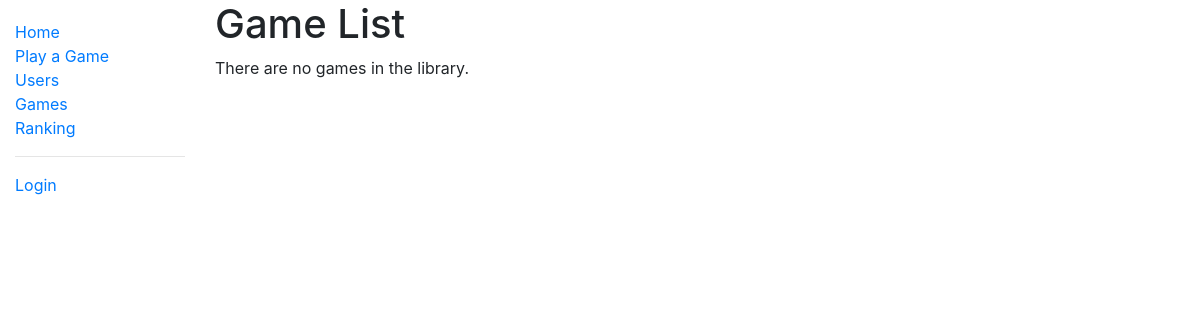
Before: /two_zero_four_eight/games/ with the older database file.
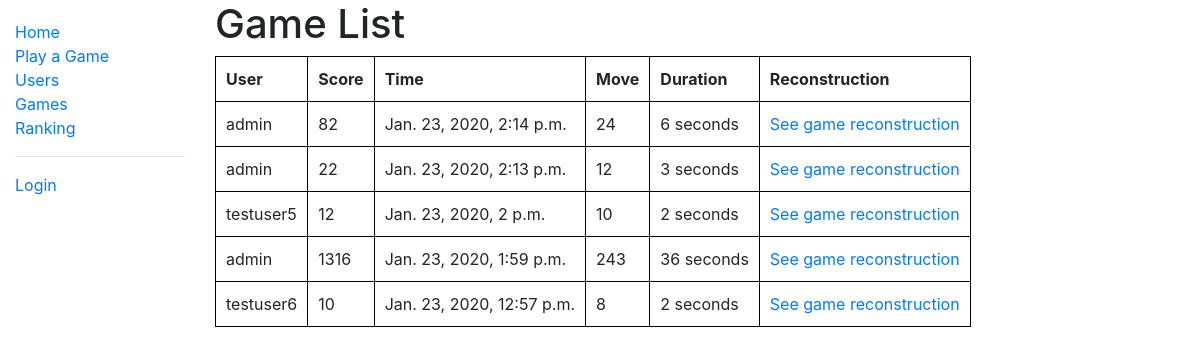
After: the same page with the newer database file.
### two_zero_four_eight/models.py (models this page shows, shortened)
class Game(models.Model):
    player = models.ForeignKey(User, on_delete=models.SET_NULL, null=True, blank=True)
    score = models.PositiveIntegerField(verbose_name='Score', default=1)
    started_at = models.DateTimeField(default=timezone.now)
    duration_second = models.PositiveIntegerField(verbose_name='Duration in Second')
    time_2048_second = models.PositiveIntegerField(verbose_name='Time taken to achieve 2048', null=True, blank=True)
    move = models.PositiveIntegerField(verbose_name='Number of Moves', default=0)
    useless_move = models.IntegerField(verbose_name='Number of useless moves', default=0)
    game_reconstruction = models.TextField(verbose_name='Game Reconstruction', null=True, default=None)
    class Meta:
        ordering = ['-started_at']
    def get_absolute_url(self):
        return reverse('game-detail', args=[str(self.id)])

class User(AbstractUser):
    game_played = models.IntegerField(verbose_name='Number of Games Played', default=0)
    highest_score = models.PositiveIntegerField(verbose_name='Highest Score', null=True, blank=True)
    fastest_solve = models.PositiveIntegerField(verbose_name='Fastest Solve', null=True, blank=True)
    experience = models.IntegerField(verbose_name='Experience', default=0)
    money_deposited = models.IntegerField(verbose_name='Money Deposited', default=0)
    num_follower = models.IntegerField(verbose_name='Followers', default=0)
    num_following = models.IntegerField(verbose_name='Followings', default=0)
    class Meta:
        ordering = ['date_joined']

### two_zero_four_eight/views.py (the view)
# urls.py: path('games/', views.GameListView.as_view(), name='games'),
class GameListView(generic.ListView):
    model = Game
    paginate_by = 5

### two_zero_four_eight/templates/two_zero_four_eight/game_list.html
{% extends "base_generic.html" %}
{% block content %}
  <h1>Game List</h1>
  {% if game_list %}
    <table>
      <tr>
        <th>User</th>
        <th>Score</th>
        <th>Time</th>
        <th>Move</th>
        <th>Duration</th>
        <th>Reconstruction</th>
      </tr>
      {% for game in game_list %}
        <tr>
          <td>{{ game.player }}</td>
          <td>{{ game.score }}</td>
          <td>{{ game.started_at }}</td>
          <td>{{ game.move }}</td>
          <td>{{ game.duration_second }} seconds</td>
          <td><a href="{{ game.get_absolute_url }}">See game reconstruction</a></td>
        </tr>
      {% endfor %}
    </table>
  {% else %}
    <p>There are no games in the library.</p>
  {% endif %}
{% endblock %}

Changed rows visible on the page:
added Game: player "admin", score "82", started_at "Jan. 23, 2020, 2:14 p.m.", move "24", duration_second "6"
added Game: player "admin", score "22", started_at "Jan. 23, 2020, 2:13 p.m.", move "12", duration_second "3"
added Game: player "testuser5", score "12", started_at "Jan. 23, 2020, 2 p.m.", move "10", duration_second "2"
added Game: player "admin", score "1316", started_at "Jan. 23, 2020, 1:59 p.m.", move "243", duration_second "36"
added Game: player "testuser6", score "10", started_at "Jan. 23, 2020, 12:57 p.m.", move "8", duration_second "2"
Other visible differences:
text no longer shown: "There are no games in the library."
text now shown: "User Score Time Move Duration Reconstruction"
